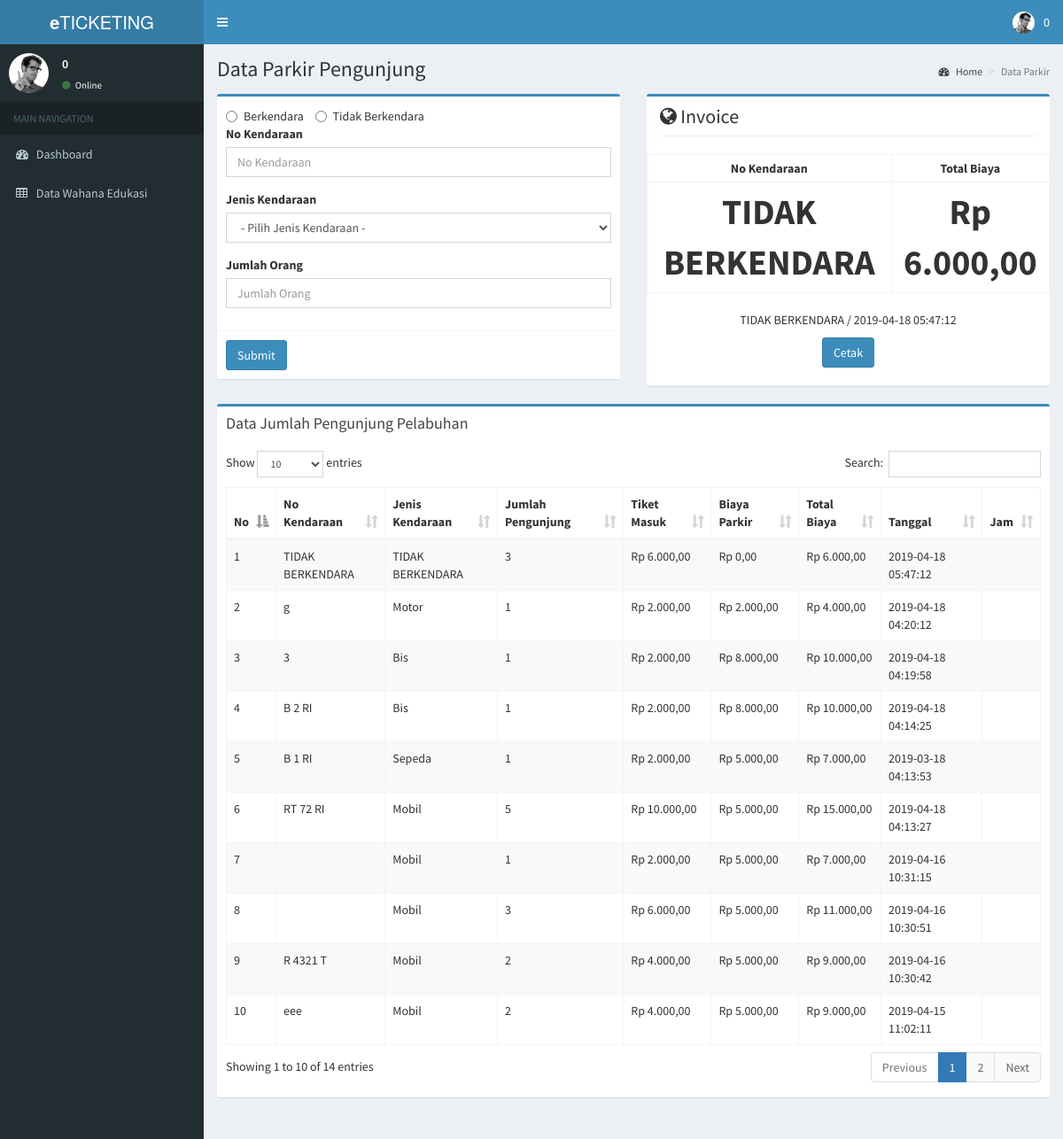
Screenshot of /pages/add_parkir.php (signed in) with the database file from the repository.
### tables this page shows
CREATE TABLE `tb_parkir` (
  `id` int(11) NOT NULL,
  `id_user` varchar(10) DEFAULT NULL,
  `plat` varchar(100) NOT NULL DEFAULT 'TIDAK BERKENDARA',
  `jenis` varchar(100) DEFAULT NULL,
  `jml_orang` int(5) DEFAULT NULL,
  `biaya_orang` int(11) DEFAULT NULL,
  `biaya_parkir` int(11) DEFAULT NULL,
  `total_biaya` int(11) DEFAULT NULL,
  `tanggal` datetime DEFAULT NULL,
  `status` varchar(50) DEFAULT NULL
);

### pages/add_parkir.php (the view, shortened to what this page needs)
<?php
include('header.php');
?>
  <div class="content-wrapper">
    <section class="content-header">
      <h1>
        Data Parkir Pengunjung
      </h1>
      <ol class="breadcrumb">
        <li><a href="index.php"><i class="fa fa-dashboard"></i> Home</a></li>
        <li class="active">Data Parkir</li>
      </ol>
    </section>
    <section class="content">
     <div class="row">
        <div class="col-md-6">
          <div class="box box-primary">
            <form action="" method="post">
              <div class="box-body">
              <label class="radio-inline" for="hasil-0">
                <input type="radio" onclick="document.getElementById('plat').disabled = false;document.getElementById('jenis').disabled = false;" name="hasil" id="hasil-0" value="1" selected required>
                Berkendara
            </label>
            <label class="radio-inline" for="hasil-1">
                <input type="radio" name="hasil" id="hasil-1" value="0"  onclick="document.getElementById('plat').disabled = true;document.getElementById('jenis').disabled = true;" required >
                Tidak Berkendara
            </label>
                <div class="form-group">
                  <label for="exampleInputEmail1">No Kendaraan</label>
                  <input type="text" name="plat" id="plat" class="form-control" id="exampleInputEmail1" placeholder="No Kendaraan">
                </div>
                 <div class="form-group">
                   <label for="exampleInputPassword1">Jenis Kendaraan</label><br>
                    <select name="jenis" id="jenis" class="form-control">
                      <option>- Pilih Jenis Kendaraan -</option>
                    </select>
                </div>
                <div class="form-group">
                  <label for="exampleInputPassword1">Jumlah Orang</label>
                  <input type="number" name="jml_orang" class="form-control" id="exampleInputPassword1" placeholder="Jumlah Orang" required oninvalid="this.setCustomValidity('Data Tidak Boleh Kosong!')" oninput="setCustomValidity('')">
                </div>
              </div>
              <div class="box-footer">
                <button type="submit" name="parkir" class="btn btn-primary">Submit</button>
              </div>
            </form>
          </div>
        </div>
         <div class="col-md-6">
          <div class="box box-primary">
          <div class="col-xs-12">
          <h2 class="page-header">
            <i class="fa fa-globe"></i> Invoice
          </h2>
        </div>
            <table class='table table-condensed table-bordered'>
        <tbody>
          <?php
          include ('../config.php');
$sql = mysqli_query($connect, "SELECT * FROM tb_parkir order by id desc limit 1");
$data = mysqli_fetch_array($sql);
?>
          <tr><th width='130px' scope='row' style="text-align:center;">No Kendaraan</th> <th width='130px' scope='row' style="text-align:center;">Total Biaya</th></tr>
          <tr><th width='130px' scope='row' style="text-align:center;font-size: 40px;"><?php echo $data['plat'];?> </th> <th width='130px' scope='row'  style="text-align:center;font-size: 40px;"><?php echo rupiah($data['total_biaya']);?></th></tr>
        </tbody>
        </table>
        <center><p><?php echo $data['jenis'];?> / <?php echo $data['tanggal'];?></p>
        <a href="cetak_parkir.php" ><button class="btn btn-primary">Cetak</button></a><hr></center>
          </div>
        </div>
      </div>
      <div class="row">
       <div class="col-xs-12">
          <div class="box box-primary">
            <div class="box-header">
              <h3 class="box-title">Data Jumlah Pengunjung Pelabuhan</h3>
            </div>
            <div class="box-body">
              <table id="example1" class="table table-bordered table-striped">
                <thead>
                <tr>
                <th>No</th>
                  <th>No Kendaraan</th>
                  <th>Jenis Kendaraan</th>
                  <th>Jumlah Pengunjung</th>
                  <th>Tiket Masuk</th>
                  <th>Biaya Parkir</th>
                  <th>Total Biaya</th>
                  <th>Tanggal</th>
                  <th>Jam</th>
                </tr>
                </thead>
                <tbody>
                <?php
                include '../config.php';
                $no=1;
                $query = mysqli_query($connect, "SELECT * FROM tb_parkir ORDER BY id DESC");
                while ($data = mysqli_fetch_array($query)) {
                ?>
                <tr>
                <td><?php echo $no++;?></td>
                  <td><?php echo $data['plat'];?></td>
                  <td><?php echo $data['jenis'];?>
                  </td>
                  <td><?php echo $data['jml_orang'];?></td>
                  <td><?php echo rupiah($data['biaya_orang']);?></td>
                  <td><?php echo rupiah($data['biaya_parkir']);?></td>
                  <td><?php echo rupiah($data['total_biaya']);?></td>
                  <td><?php echo $data['tanggal'];?></td>
                  <td><?php echo $data['jam'];?></td>
                </tr>
                <?php
                }
                ?>
                </tbody>
              </table>
            </div>
          </div>
        </div>
      </div>
    </section>
  </div>
<?php
include 'footer.php';
function rupiah($angka){
  $hasil_rupiah = "Rp " . number_format($angka,2,',','.');
  return $hasil_rupiah;
}
?>

### rows the page displays
tb_parkir: plat "TIDAK BERKENDARA", total_biaya "Rp 6.000,00", jenis "TIDAK BERKENDARA", tanggal "2019-04-18 05:47:12", jml_orang "3", biaya_orang "Rp 6.000,00", biaya_parkir "Rp 0,00"
tb_parkir: plat "g", jenis "Motor", jml_orang "1", biaya_orang "Rp 2.000,00", biaya_parkir "Rp 2.000,00", total_biaya "Rp 4.000,00", tanggal "2019-04-18 04:20:12"
tb_parkir: plat "3", jenis "Bis", jml_orang "1", biaya_orang "Rp 2.000,00", biaya_parkir "Rp 8.000,00", total_biaya "Rp 10.000,00", tanggal "2019-04-18 04:19:58"
tb_parkir: plat "B 2 RI", jenis "Bis", jml_orang "1", biaya_orang "Rp 2.000,00", biaya_parkir "Rp 8.000,00", total_biaya "Rp 10.000,00", tanggal "2019-04-18 04:14:25"
tb_parkir: plat "B 1 RI", jenis "Sepeda", jml_orang "1", biaya_orang "Rp 2.000,00", biaya_parkir "Rp 5.000,00", total_biaya "Rp 7.000,00", tanggal "2019-03-18 04:13:53"
tb_parkir: plat "RT 72 RI", jenis "Mobil", jml_orang "5", biaya_orang "Rp 10.000,00", biaya_parkir "Rp 5.000,00", total_biaya "Rp 15.000,00", tanggal "2019-04-18 04:13:27"
tb_parkir: jenis "Mobil", jml_orang "1", biaya_orang "Rp 2.000,00", biaya_parkir "Rp 5.000,00", total_biaya "Rp 7.000,00", tanggal "2019-04-16 10:31:15"
tb_parkir: jenis "Mobil", jml_orang "3", biaya_orang "Rp 6.000,00", biaya_parkir "Rp 5.000,00", total_biaya "Rp 11.000,00", tanggal "2019-04-16 10:30:51"
tb_parkir: plat "R 4321 T", jenis "Mobil", jml_orang "2", biaya_orang "Rp 4.000,00", biaya_parkir "Rp 5.000,00", total_biaya "Rp 9.000,00", tanggal "2019-04-16 10:30:42"
tb_parkir: plat "eee", jenis "Mobil", jml_orang "2", biaya_orang "Rp 4.000,00", biaya_parkir "Rp 5.000,00", total_biaya "Rp 9.000,00", tanggal "2019-04-15 11:02:11"

### other values shown
$_SESSION['nama_user'] "0"
